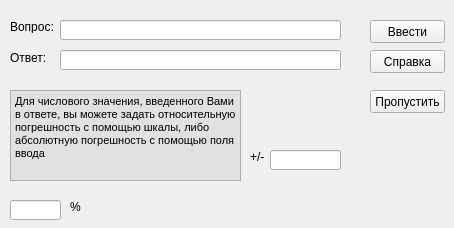
<?xml version="1.0" encoding="UTF-8"?>
<ui version="4.0">
 <class>nf2</class>
 <widget class="QDialog" name="nf2">
  <property name="geometry">
   <rect>
    <x>0</x>
    <y>0</y>
    <width>454</width>
    <height>228</height>
   </rect>
  </property>
  <property name="windowTitle">
   <string>Неточность</string>
  </property>
  <widget class="QLabel" name="label_2">
   <property name="geometry">
    <rect>
     <x>10</x>
     <y>50</y>
     <width>47</width>
     <height>16</height>
    </rect>
   </property>
   <property name="text">
    <string>Ответ:</string>
   </property>
  </widget>
  <widget class="QLabel" name="label">
   <property name="geometry">
    <rect>
     <x>10</x>
     <y>20</y>
     <width>47</width>
     <height>13</height>
    </rect>
   </property>
   <property name="text">
    <string>Вопрос:</string>
   </property>
   <property name="textFormat">
    <enum>Qt::RichText</enum>
   </property>
  </widget>
  <widget class="QLineEdit" name="answer">
   <property name="geometry">
    <rect>
     <x>60</x>
     <y>50</y>
     <width>281</width>
     <height>20</height>
    </rect>
   </property>
   <property name="text">
    <string/>
   </property>
  </widget>
  <widget class="QLineEdit" name="question">
   <property name="geometry">
    <rect>
     <x>60</x>
     <y>20</y>
     <width>281</width>
     <height>20</height>
    </rect>
   </property>
   <property name="text">
    <string/>
   </property>
  </widget>
  <widget class="QTextBrowser" name="textBrowser">
   <property name="geometry">
    <rect>
     <x>10</x>
     <y>90</y>
     <width>231</width>
     <height>91</height>
    </rect>
   </property>
   <property name="mouseTracking">
    <bool>false</bool>
   </property>
   <property name="styleSheet">
    <string>background-color: rgb(225, 225, 225)</string>
   </property>
   <property name="html">
    <string>&lt;!DOCTYPE HTML PUBLIC &quot;-//W3C//DTD HTML 4.0//EN&quot; &quot;http://www.w3.org/TR/REC-html40/strict.dtd&quot;&gt;
&lt;html&gt;&lt;head&gt;&lt;meta name=&quot;qrichtext&quot; content=&quot;1&quot; /&gt;&lt;style type=&quot;text/css&quot;&gt;
p, li { white-space: pre-wrap; }
&lt;/style&gt;&lt;/head&gt;&lt;body style=&quot; font-family:'MS Shell Dlg 2'; font-size:8.25pt; font-weight:400; font-style:normal;&quot;&gt;
&lt;p style=&quot; margin-top:0px; margin-bottom:0px; margin-left:0px; margin-right:0px; -qt-block-indent:0; text-indent:0px;&quot;&gt;Для числового значения, введенного Вами в ответе, вы можете задать относительную погрешность с помощью шкалы, либо абсолютную погрешность с помощью поля ввода&lt;/p&gt;&lt;/body&gt;&lt;/html&gt;</string>
   </property>
  </widget>
  <widget class="QLabel" name="label_3">
   <property name="geometry">
    <rect>
     <x>250</x>
     <y>150</y>
     <width>16</width>
     <height>13</height>
    </rect>
   </property>
   <property name="text">
    <string>+/-</string>
   </property>
  </widget>
  <widget class="QLineEdit" name="plus_minus">
   <property name="geometry">
    <rect>
     <x>270</x>
     <y>150</y>
     <width>71</width>
     <height>20</height>
    </rect>
   </property>
  </widget>
  <widget class="QPushButton" name="pushButton_4">
   <property name="geometry">
    <rect>
     <x>480</x>
     <y>700</y>
     <width>75</width>
     <height>23</height>
    </rect>
   </property>
   <property name="text">
    <string>Пропустить</string>
   </property>
  </widget>
  <widget class="QPushButton" name="pushButton_3">
   <property name="geometry">
    <rect>
     <x>480</x>
     <y>650</y>
     <width>75</width>
     <height>23</height>
    </rect>
   </property>
   <property name="text">
    <string>Ввести</string>
   </property>
  </widget>
  <widget class="QPushButton" name="Bhelp">
   <property name="geometry">
    <rect>
     <x>370</x>
     <y>50</y>
     <width>75</width>
     <height>23</height>
    </rect>
   </property>
   <property name="text">
    <string>Справка</string>
   </property>
  </widget>
  <widget class="QPushButton" name="Bskip">
   <property name="geometry">
    <rect>
     <x>370</x>
     <y>90</y>
     <width>75</width>
     <height>23</height>
    </rect>
   </property>
   <property name="text">
    <string>Пропустить</string>
   </property>
  </widget>
  <widget class="QPushButton" name="Binput">
   <property name="geometry">
    <rect>
     <x>370</x>
     <y>20</y>
     <width>75</width>
     <height>23</height>
    </rect>
   </property>
   <property name="text">
    <string>Ввести</string>
   </property>
  </widget>
  <widget class="QLineEdit" name="percent">
   <property name="geometry">
    <rect>
     <x>10</x>
     <y>200</y>
     <width>51</width>
     <height>20</height>
    </rect>
   </property>
  </widget>
  <widget class="QLabel" name="label_4">
   <property name="geometry">
    <rect>
     <x>70</x>
     <y>200</y>
     <width>11</width>
     <height>13</height>
    </rect>
   </property>
   <property name="text">
    <string>%</string>
   </property>
  </widget>
 </widget>
 <resources/>
 <connections/>
</ui>
